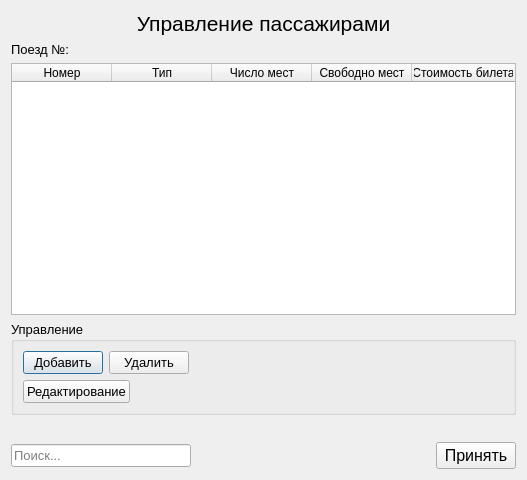
<?xml version="1.0" encoding="UTF-8"?>
<ui version="4.0">
 <class>Dialog_ControlWagons</class>
 <widget class="QDialog" name="Dialog_ControlWagons">
  <property name="geometry">
   <rect>
    <x>0</x>
    <y>0</y>
    <width>527</width>
    <height>480</height>
   </rect>
  </property>
  <property name="windowTitle">
   <string>Dialog</string>
  </property>
  <layout class="QVBoxLayout" name="verticalLayout_2">
   <item>
    <widget class="QLabel" name="mainLabel">
     <property name="font">
      <font>
       <pointsize>16</pointsize>
      </font>
     </property>
     <property name="text">
      <string>Управление пассажирами</string>
     </property>
     <property name="alignment">
      <set>Qt::AlignCenter</set>
     </property>
    </widget>
   </item>
   <item>
    <layout class="QFormLayout" name="formLayout">
     <property name="labelAlignment">
      <set>Qt::AlignRight|Qt::AlignTrailing|Qt::AlignVCenter</set>
     </property>
     <item row="0" column="0">
      <widget class="QLabel" name="labelTrain">
       <property name="font">
        <font>
         <pointsize>10</pointsize>
        </font>
       </property>
       <property name="text">
        <string>Поезд №:</string>
       </property>
      </widget>
     </item>
     <item row="0" column="1">
      <widget class="QLabel" name="number_train">
       <property name="font">
        <font>
         <pointsize>10</pointsize>
        </font>
       </property>
       <property name="text">
        <string/>
       </property>
      </widget>
     </item>
    </layout>
   </item>
   <item>
    <widget class="QTableWidget" name="tableWagons">
     <property name="editTriggers">
      <set>QAbstractItemView::NoEditTriggers</set>
     </property>
     <property name="selectionMode">
      <enum>QAbstractItemView::SingleSelection</enum>
     </property>
     <property name="selectionBehavior">
      <enum>QAbstractItemView::SelectRows</enum>
     </property>
     <attribute name="horizontalHeaderDefaultSectionSize">
      <number>100</number>
     </attribute>
     <attribute name="horizontalHeaderShowSortIndicator" stdset="0">
      <bool>false</bool>
     </attribute>
     <attribute name="horizontalHeaderStretchLastSection">
      <bool>true</bool>
     </attribute>
     <column>
      <property name="text">
       <string>Номер</string>
      </property>
     </column>
     <column>
      <property name="text">
       <string>Тип</string>
      </property>
     </column>
     <column>
      <property name="text">
       <string>Число мест</string>
      </property>
     </column>
     <column>
      <property name="text">
       <string>Свободно мест</string>
      </property>
     </column>
     <column>
      <property name="text">
       <string>Стоимость билета</string>
      </property>
     </column>
    </widget>
   </item>
   <item>
    <widget class="QGroupBox" name="groupBox">
     <property name="font">
      <font>
       <pointsize>10</pointsize>
      </font>
     </property>
     <property name="title">
      <string>Управление</string>
     </property>
     <layout class="QVBoxLayout" name="verticalLayout">
      <property name="leftMargin">
       <number>9</number>
      </property>
      <item>
       <layout class="QHBoxLayout" name="horizontalLayout">
        <item>
         <widget class="QPushButton" name="buttonAdd">
          <property name="font">
           <font>
            <pointsize>10</pointsize>
           </font>
          </property>
          <property name="text">
           <string>Добавить</string>
          </property>
         </widget>
        </item>
        <item>
         <widget class="QPushButton" name="buttonDelete">
          <property name="font">
           <font>
            <pointsize>10</pointsize>
           </font>
          </property>
          <property name="text">
           <string>Удалить</string>
          </property>
         </widget>
        </item>
        <item>
         <spacer name="horizontalSpacer_2">
          <property name="orientation">
           <enum>Qt::Horizontal</enum>
          </property>
          <property name="sizeHint" stdset="0">
           <size>
            <width>40</width>
            <height>20</height>
           </size>
          </property>
         </spacer>
        </item>
       </layout>
      </item>
      <item>
       <layout class="QHBoxLayout" name="horizontalLayout_3">
        <item>
         <widget class="QPushButton" name="buttonEdit">
          <property name="text">
           <string>Редактирование</string>
          </property>
         </widget>
        </item>
        <item>
         <spacer name="horizontalSpacer_3">
          <property name="orientation">
           <enum>Qt::Horizontal</enum>
          </property>
          <property name="sizeHint" stdset="0">
           <size>
            <width>40</width>
            <height>20</height>
           </size>
          </property>
         </spacer>
        </item>
       </layout>
      </item>
     </layout>
    </widget>
   </item>
   <item>
    <widget class="QLabel" name="labelError">
     <property name="font">
      <font>
       <pointsize>10</pointsize>
      </font>
     </property>
     <property name="styleSheet">
      <string notr="true">QLabel { color: rgb(240, 0, 0);  }</string>
     </property>
     <property name="text">
      <string/>
     </property>
     <property name="alignment">
      <set>Qt::AlignCenter</set>
     </property>
    </widget>
   </item>
   <item>
    <layout class="QHBoxLayout" name="horizontalLayout_2">
     <item>
      <widget class="QLineEdit" name="lineFind">
       <property name="maximumSize">
        <size>
         <width>180</width>
         <height>16777215</height>
        </size>
       </property>
       <property name="font">
        <font>
         <pointsize>10</pointsize>
        </font>
       </property>
       <property name="placeholderText">
        <string>Поиск...</string>
       </property>
      </widget>
     </item>
     <item>
      <spacer name="horizontalSpacer">
       <property name="orientation">
        <enum>Qt::Horizontal</enum>
       </property>
       <property name="sizeHint" stdset="0">
        <size>
         <width>40</width>
         <height>20</height>
        </size>
       </property>
      </spacer>
     </item>
     <item>
      <widget class="QPushButton" name="accept">
       <property name="font">
        <font>
         <pointsize>12</pointsize>
        </font>
       </property>
       <property name="text">
        <string>Принять</string>
       </property>
      </widget>
     </item>
    </layout>
   </item>
  </layout>
 </widget>
 <resources/>
 <connections>
  <connection>
   <sender>accept</sender>
   <signal>clicked()</signal>
   <receiver>Dialog_ControlWagons</receiver>
   <slot>accept()</slot>
   <hints>
    <hint type="sourcelabel">
     <x>476</x>
     <y>456</y>
    </hint>
    <hint type="destinationlabel">
     <x>263</x>
     <y>239</y>
    </hint>
   </hints>
  </connection>
 </connections>
</ui>
